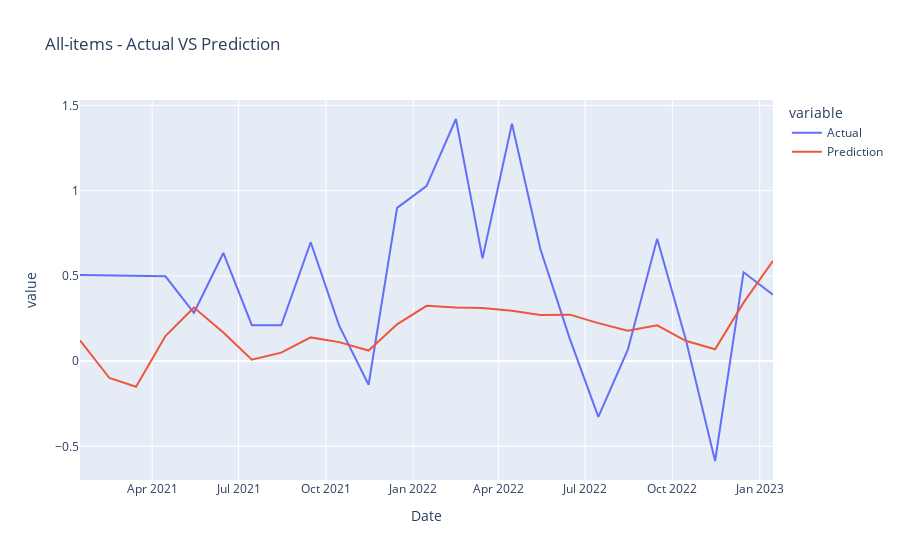
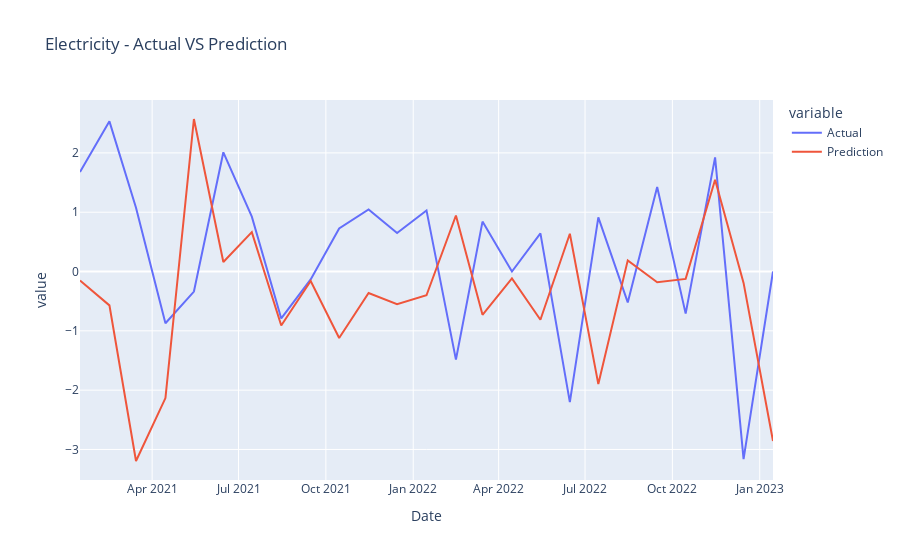
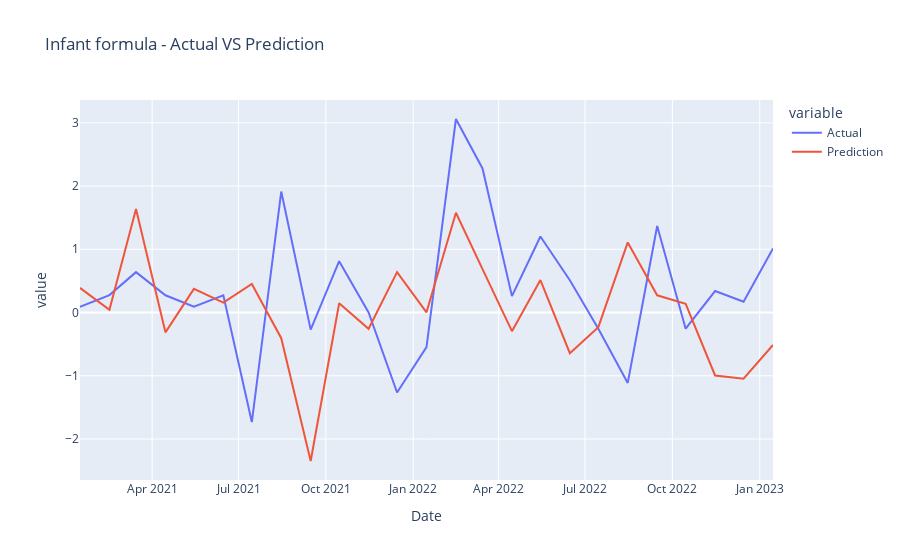
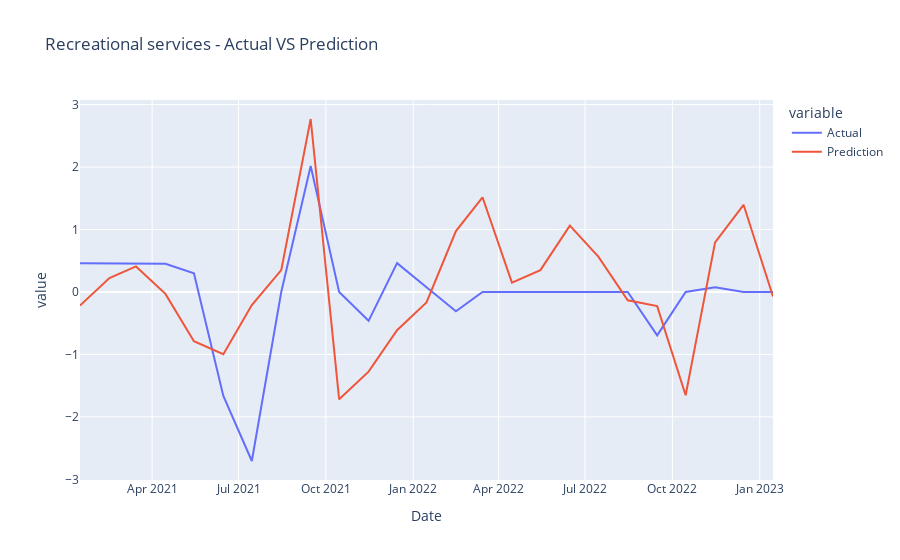

Write notebook code for charts like these, in order.
### Markdown cell above
Plot Results:

### Code cell
def plot_results(all_data_dict, categories):
    category_samples = ['All-items']+random.sample(categories, 10)
    for category in category_samples:
        category_df = all_data_dict[category]
        fig = px.line(category_df, x="Date", y=["Actual", "Prediction"], title=f'{category} - Actual VS Prediction')
        fig.show()

plot_results(all_data_test_dict, all_categories)

### Figure 1 — Plotly figure (JSON) as saved in the notebook; plotly's stock layout.template omitted (floating-point values rounded to 4 significant figures)
{"data": [{"hovertemplate": "variable=Actual<br>Date=%{x}<br>value=%{y}<extra></extra>", "legendgroup": "Actual", "line": {"color": "#636efa", "dash": "solid"}, "marker": {"symbol": "circle"}, "mode": "lines", "name": "Actual", "orientation": "v", "showlegend": true, "type": "scatter", "x": ["2021-01-15", "2021-02-15", "2021-03-15", "2021-04-15", "2021-05-15", "2021-06-15", "2021-07-15", "2021-08-15", "2021-09-15", "2021-10-15", "2021-11-15", "2021-12-15", "2022-01-15", "2022-02-15", "2022-03-15", "2022-04-15", "2022-05-15", "2022-06-15", "2022-07-15", "2022-08-15", "2022-09-15", "2022-10-15", "2022-11-15", "2022-12-15", "2023-01-15"], "xaxis": "x", "y": [0.5052, 0.5027, 0.5002, 0.4977, 0.2833, 0.6345, 0.2106, 0.2102, 0.6974, 0.2083, -0.1388, 0.8987, 1.027, 1.42, 0.6026, 1.392, 0.6562, 0.1307, -0.3271, 0.06551, 0.7178, 0.13, -0.5861, 0.5212, 0.3891], "yaxis": "y"}, {"hovertemplate": "variable=Prediction<br>Date=%{x}<br>value=%{y}<extra></extra>", "legendgroup": "Prediction", "line": {"color": "#EF553B", "dash": "solid"}, "marker": {"symbol": "circle"}, "mode": "lines", "name": "Prediction", "orientation": "v", "showlegend": true, "type": "scatter", "x": ["2021-01-15", "2021-02-15", "2021-03-15", "2021-04-15", "2021-05-15", "2021-06-15", "2021-07-15", "2021-08-15", "2021-09-15", "2021-10-15", "2021-11-15", "2021-12-15", "2022-01-15", "2022-02-15", "2022-03-15", "2022-04-15", "2022-05-15", "2022-06-15", "2022-07-15", "2022-08-15", "2022-09-15", "2022-10-15", "2022-11-15", "2022-12-15", "2023-01-15"], "xaxis": "x", "y": [0.1218, -0.0992, -0.1503, 0.1469, 0.3142, 0.1676, 0.007822, 0.04958, 0.1391, 0.1114, 0.06198, 0.2158, 0.3245, 0.3144, 0.3114, 0.2959, 0.2699, 0.2726, 0.2226, 0.1776, 0.2097, 0.1192, 0.06937, 0.3428, 0.5886], "yaxis": "y"}], "layout": {"legend": {"title": {"text": "variable"}, "tracegroupgap": 0}, "title": {"text": "All-items - Actual VS Prediction"}, "xaxis": {"anchor": "y", "domain": [0, 1], "title": {"text": "Date"}}, "yaxis": {"anchor": "x", "domain": [0, 1], "title": {"text": "value"}}}}

### Figure 2 — Plotly figure (JSON) as saved in the notebook; plotly's stock layout.template omitted (floating-point values rounded to 4 significant figures)
{"data": [{"hovertemplate": "variable=Actual<br>Date=%{x}<br>value=%{y}<extra></extra>", "legendgroup": "Actual", "line": {"color": "#636efa", "dash": "solid"}, "marker": {"symbol": "circle"}, "mode": "lines", "name": "Actual", "orientation": "v", "showlegend": true, "type": "scatter", "x": ["2021-01-15", "2021-02-15", "2021-03-15", "2021-04-15", "2021-05-15", "2021-06-15", "2021-07-15", "2021-08-15", "2021-09-15", "2021-10-15", "2021-11-15", "2021-12-15", "2022-01-15", "2022-02-15", "2022-03-15", "2022-04-15", "2022-05-15", "2022-06-15", "2022-07-15", "2022-08-15", "2022-09-15", "2022-10-15", "2022-11-15", "2022-12-15", "2023-01-15"], "xaxis": "x", "y": [1.677, 2.532, 1.075, -0.8728, -0.3377, 2.009, 0.9241, -0.7916, -0.1325, 0.7268, 1.048, 0.6494, 1.03, -1.484, 0.8417, 0, 0.6427, -2.202, 0.9127, -0.5205, 1.425, -0.7099, 1.924, -3.163, 0], "yaxis": "y"}, {"hovertemplate": "variable=Prediction<br>Date=%{x}<br>value=%{y}<extra></extra>", "legendgroup": "Prediction", "line": {"color": "#EF553B", "dash": "solid"}, "marker": {"symbol": "circle"}, "mode": "lines", "name": "Prediction", "orientation": "v", "showlegend": true, "type": "scatter", "x": ["2021-01-15", "2021-02-15", "2021-03-15", "2021-04-15", "2021-05-15", "2021-06-15", "2021-07-15", "2021-08-15", "2021-09-15", "2021-10-15", "2021-11-15", "2021-12-15", "2022-01-15", "2022-02-15", "2022-03-15", "2022-04-15", "2022-05-15", "2022-06-15", "2022-07-15", "2022-08-15", "2022-09-15", "2022-10-15", "2022-11-15", "2022-12-15", "2023-01-15"], "xaxis": "x", "y": [-0.1509, -0.5712, -3.194, -2.133, 2.571, 0.161, 0.6648, -0.9112, -0.161, -1.121, -0.3624, -0.5518, -0.4002, 0.9449, -0.7294, -0.1173, -0.8124, 0.6371, -1.898, 0.1885, -0.1817, -0.1243, 1.547, -0.1911, -2.859], "yaxis": "y"}], "layout": {"legend": {"title": {"text": "variable"}, "tracegroupgap": 0}, "title": {"text": "Electricity - Actual VS Prediction"}, "xaxis": {"anchor": "y", "domain": [0, 1], "title": {"text": "Date"}}, "yaxis": {"anchor": "x", "domain": [0, 1], "title": {"text": "value"}}}}

### Figure 3 — Plotly figure (JSON) as saved in the notebook; plotly's stock layout.template omitted (floating-point values rounded to 4 significant figures)
{"data": [{"hovertemplate": "variable=Actual<br>Date=%{x}<br>value=%{y}<extra></extra>", "legendgroup": "Actual", "line": {"color": "#636efa", "dash": "solid"}, "marker": {"symbol": "circle"}, "mode": "lines", "name": "Actual", "orientation": "v", "showlegend": true, "type": "scatter", "x": ["2021-01-15", "2021-02-15", "2021-03-15", "2021-04-15", "2021-05-15", "2021-06-15", "2021-07-15", "2021-08-15", "2021-09-15", "2021-10-15", "2021-11-15", "2021-12-15", "2022-01-15", "2022-02-15", "2022-03-15", "2022-04-15", "2022-05-15", "2022-06-15", "2022-07-15", "2022-08-15", "2022-09-15", "2022-10-15", "2022-11-15", "2022-12-15", "2023-01-15"], "xaxis": "x", "y": [0.09187, 0.2751, 0.639, 0.2726, 0.0907, 0.2716, -1.733, 1.913, -0.2711, 0.8112, 0, -1.265, -0.5469, 3.061, 2.279, 0.2596, 1.203, 0.5111, -0.2552, -1.114, 1.369, -0.2552, 0.3401, 0.1696, 1.012], "yaxis": "y"}, {"hovertemplate": "variable=Prediction<br>Date=%{x}<br>value=%{y}<extra></extra>", "legendgroup": "Prediction", "line": {"color": "#EF553B", "dash": "solid"}, "marker": {"symbol": "circle"}, "mode": "lines", "name": "Prediction", "orientation": "v", "showlegend": true, "type": "scatter", "x": ["2021-01-15", "2021-02-15", "2021-03-15", "2021-04-15", "2021-05-15", "2021-06-15", "2021-07-15", "2021-08-15", "2021-09-15", "2021-10-15", "2021-11-15", "2021-12-15", "2022-01-15", "2022-02-15", "2022-03-15", "2022-04-15", "2022-05-15", "2022-06-15", "2022-07-15", "2022-08-15", "2022-09-15", "2022-10-15", "2022-11-15", "2022-12-15", "2023-01-15"], "xaxis": "x", "y": [0.3897, 0.04329, 1.638, -0.3134, 0.3737, 0.1579, 0.4516, -0.4061, -2.348, 0.147, -0.2573, 0.6384, 0.00339, 1.578, 0.6853, -0.2952, 0.5127, -0.6432, -0.2315, 1.109, 0.2719, 0.1379, -0.9952, -1.047, -0.5134], "yaxis": "y"}], "layout": {"legend": {"title": {"text": "variable"}, "tracegroupgap": 0}, "title": {"text": "Infant formula - Actual VS Prediction"}, "xaxis": {"anchor": "y", "domain": [0, 1], "title": {"text": "Date"}}, "yaxis": {"anchor": "x", "domain": [0, 1], "title": {"text": "value"}}}}

### Figure 4 — Plotly figure (JSON) as saved in the notebook; plotly's stock layout.template omitted (floating-point values rounded to 4 significant figures)
{"data": [{"hovertemplate": "variable=Actual<br>Date=%{x}<br>value=%{y}<extra></extra>", "legendgroup": "Actual", "line": {"color": "#636efa", "dash": "solid"}, "marker": {"symbol": "circle"}, "mode": "lines", "name": "Actual", "orientation": "v", "showlegend": true, "type": "scatter", "x": ["2021-01-15", "2021-02-15", "2021-03-15", "2021-04-15", "2021-05-15", "2021-06-15", "2021-07-15", "2021-08-15", "2021-09-15", "2021-10-15", "2021-11-15", "2021-12-15", "2022-01-15", "2022-02-15", "2022-03-15", "2022-04-15", "2022-05-15", "2022-06-15", "2022-07-15", "2022-08-15", "2022-09-15", "2022-10-15", "2022-11-15", "2022-12-15", "2023-01-15"], "xaxis": "x", "y": [0.4587, 0.4566, 0.4545, 0.4525, 0.3005, -1.664, -2.706, 0, 2.017, 0, -0.4619, 0.4619, 0.07678, -0.3075, 0, 0, 0, 0, 0, 0, -0.6953, 0, 0.07749, 0, 0], "yaxis": "y"}, {"hovertemplate": "variable=Prediction<br>Date=%{x}<br>value=%{y}<extra></extra>", "legendgroup": "Prediction", "line": {"color": "#EF553B", "dash": "solid"}, "marker": {"symbol": "circle"}, "mode": "lines", "name": "Prediction", "orientation": "v", "showlegend": true, "type": "scatter", "x": ["2021-01-15", "2021-02-15", "2021-03-15", "2021-04-15", "2021-05-15", "2021-06-15", "2021-07-15", "2021-08-15", "2021-09-15", "2021-10-15", "2021-11-15", "2021-12-15", "2022-01-15", "2022-02-15", "2022-03-15", "2022-04-15", "2022-05-15", "2022-06-15", "2022-07-15", "2022-08-15", "2022-09-15", "2022-10-15", "2022-11-15", "2022-12-15", "2023-01-15"], "xaxis": "x", "y": [-0.2178, 0.2226, 0.409, -0.0303, -0.7884, -0.9965, -0.2102, 0.3508, 2.769, -1.719, -1.276, -0.611, -0.1666, 0.9742, 1.516, 0.1501, 0.3497, 1.061, 0.5651, -0.1337, -0.2258, -1.654, 0.7951, 1.396, -0.07196], "yaxis": "y"}], "layout": {"legend": {"title": {"text": "variable"}, "tracegroupgap": 0}, "title": {"text": "Recreational services - Actual VS Prediction"}, "xaxis": {"anchor": "y", "domain": [0, 1], "title": {"text": "Date"}}, "yaxis": {"anchor": "x", "domain": [0, 1], "title": {"text": "value"}}}}
